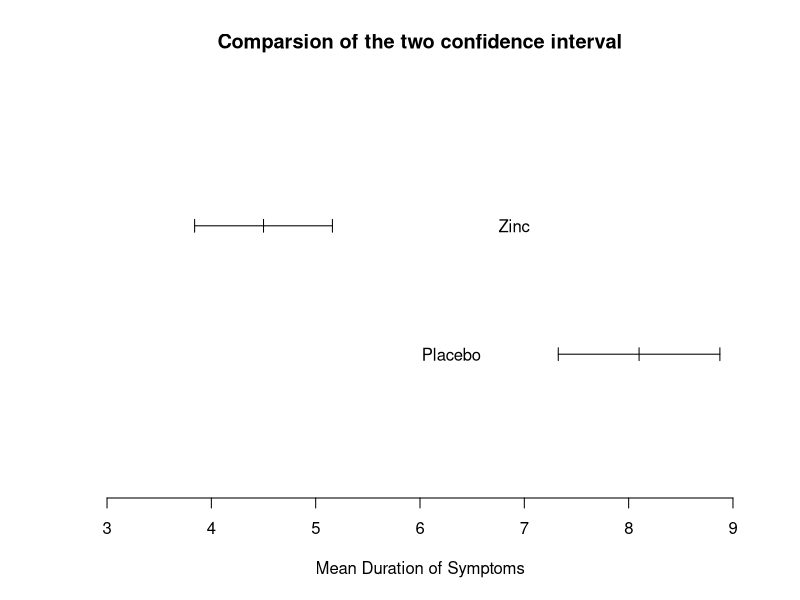
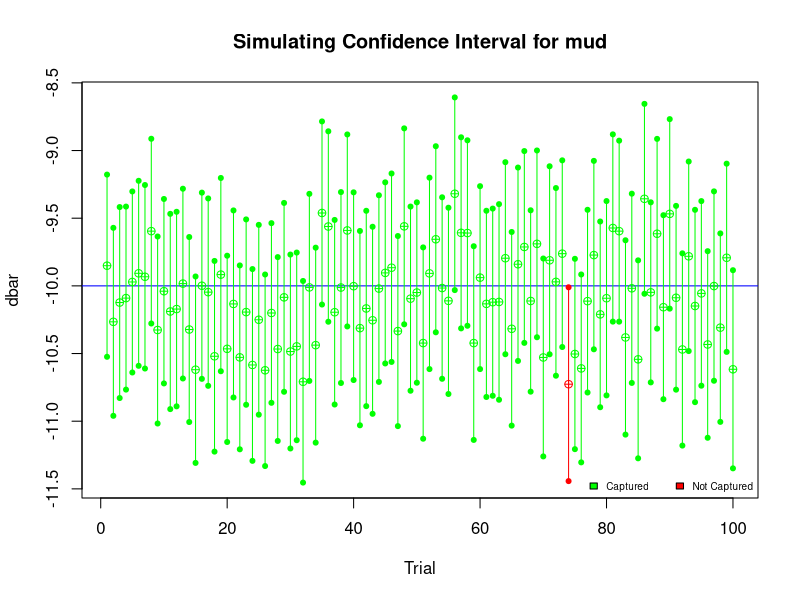

The R script that drew these images, in order:
## ---- chunk 1
n1 = 64; mu1 = 27.5; sd1 = 2
n2 = 100; mu2 = 24; sd2 = 2
se2 = sd2/sqrt(n2); se2
## ---- chunk 2
mud = mu1 - mu2;mud
sed = sqrt(sd1^2/n1 + sd2^2/n2);sed
## ---- chunk 3
n1 = 25;n2 = 23
mu1 = 4.5; mu2 = 8.1
sd1 = 1.6/sqrt(25); sd2 = 1.8/sqrt(23)
t <- qt((1 - 0.95)/2, df = 24, lower.tail = F);t
## ---- chunk 4
mu1 - t * sd1; mu1 + t * sd1
## ---- chunk 5
mu2 - t * sd2; mu2 + t * sd2
## ---- chunk 6
plot(c(0,3),type='n',xlim=c(3,9),xlab='Mean Duration of Symptoms',ylab='',axes=F,
     main='Comparsion of the two confidence interval')

lines(c(3.8396,5.1604),c(2,2))
text(6.9,2,labels='Zinc')
lines(c(mu1 - t * sd1, mu1 - t * sd1),c(1.95,2.05))
lines(c(mu1, mu1),c(1.95,2.05))
lines(c(mu1 + t * sd1, mu1 + t * sd1),c(1.95,2.05))

lines(c(7.3254, 8.8746),c(1,1))
text(6.3,1,labels='Placebo')
lines(c(mu2 - t * sd2, mu2 - t * sd2),c(0.95,1.05))
lines(c(mu2, mu2),c(0.95,1.05))
lines(c(mu2 + t * sd2,mu2 + t * sd2),c(0.95,1.05))

axis(1)
## ---- chunk 7
n = 20;mu1 = 66.7; mu2 = 64.9; dbar = 1.8; sd = 2.1
se = sd/sqrt(20);se
t = qt((1 - 0.95)/2, df = 19, lower.tail = F)
CI.up = dbar + t * se; CI.up
CI.low = dbar - t* se; CI.low
## ---- chunk 8
Group1 <- c(72,84,66,72,62,84,76,60);n1 = 8;mu1 = mean(Group1);sd1 = sd(Group1)
Group2 <- c(62,72,60,63,75,64,60,52,64,80,68,64);n2 = 12;mu2 = mean(Group2);sd2 = sd(Group2)
t.test(Group1, Group2, alternative = 'two.sided', var.equal = F, paired = F, conf.level = 0.95)
## ---- chunk 9
sp = sqrt(((n1-1)*sd1^2 + (n2-1)*sd2^2)/(n1+n2-2));sp
se.pooled = sp*sqrt(1/n1 + 1/n2);se.pooled
df.pooled = n1 + n2 - 2;df.pooled
t <- qt((1-0.95)/2, df = df.pooled, lower.tail = F);t
CI.up = (mu1 - mu2) + t * se.pooled;CI.up
CI.low = (mu1 - mu2) - t * se.pooled;CI.low

#T-test var equal決定是不是pooled
t.test(Group1, Group2, alternative = 'two.sided', var.equal = T, paired = F, conf.level = 0.95)
## ---- chunk 10
n1 = 16;mu1 = 113.75;sd1 = 22.64#Alcohol
n2 = 16;mu2 = 99.87;sd2 = 12.04#Placebo
se = sqrt(sd1^2/n1 + sd2^2/n2);se
## ---- chunk 11
t <- qt((1-0.95)/2, df = 22, lower.tail = F);t
CI.up = (mu1 - mu2) + t * se;CI.up
CI.low = (mu1 - mu2) - t * se;CI.low
## ---- chunk 12
Dominant = c(22,19,18,17,15,16,16,20,17,15,17,17,14,20,26)
Undominant = c(18,15,13,16,17,16,14,16,20,15,17,17,16,18,25)
t.test(Dominant, Undominant, alternative = "two.sided", paired = T, var.equal = F, conf.level = 0.90)#paired = T成對資料與x = diff, y = NULL結果一樣
## ---- chunk 13
Simd_CI <- function (n, mu1, mu2, sd1, sd2, m, conf.level){
  #成對樣本只需要一個n
  prob <- (1 - conf.level)/2#雙尾信賴區間
  t.value <- qt(prob, df = n - 1, lower.tail = F)#找T-Value
  
  dbar = c()
  se.d = c()
  mud = mu1 - mu2
  
  CI.half = c()
  CI.up = c()
  CI.lower = c()
  Check = c()#有沒有包含理論值的mud
  
  #取樣M次，每次n人
  for (i in 1:m) {
    x1 <- rnorm(n, mean = mu1, sd = sd1)
    x2 <- rnorm(n, mean = mu2, sd = sd2)
    dbar[i] <- mean(x1 - x2)
    se.d[i] <- sd(x1 - x2)/sqrt(n)
    
    #Calculate CIs
    CI.half[i] <- t.value * se.d[i]
    CI.up[i] <- dbar[i] + CI.half[i]
    CI.lower[i] <- dbar[i] - CI.half[i]
    
    if (CI.up[i] > mud & CI.lower[i] < mud){ 
      Check[i] <- 1 
    }else {
      Check[i] <- 0
    }
  }
  
  sd = sd(x1 - x2)#sqrt(var(x1) + var(x2)) #兩群體差的標準差
  
  plot(c(CI.up, CI.lower), type = 'n', #n是不畫圖，給空框架
       pch = 19, xlim = c(1, m), xlab = 'Trial',
       ylab = expression(dbar))
  
  abline(h = mud, col = 'blue')
  
  #Check whether each CI captures the mud
  for (i in 1:m){
    if (Check[i] == 1) {
      points(i, dbar[i], col = 'green', pch = 10)
      points(i, CI.up[i], col = 'green', pch = 20)
      points(i, CI.lower[i], col = 'green', pch = 20)
      lines(c(i, i), c(CI.lower[i], CI.up[i]), col = 'green', pch = 19)
    }else{
      points(i, dbar[i], col = 'red', pch = 10)
      points(i, CI.up[i], col = 'red', pch = 20)
      points(i, CI.lower[i], col = 'red', pch = 20)
      lines(c(i, i), c(CI.lower[i], CI.up[i]), col = 'red', pch = 19)
    }
  }
  
  title('Simulating Confidence Interval for mud')
  
  legend('bottomright', cex = 0.6, bty = 'n', ncol = 2,
         c('Captured', 'Not Captured'),
         fill = c('green', 'red'))
  
  NO.Captured <- m-sum(Check)
  RESULT <- list(Trial = m, Sample.Size = n,
                 Population.Differences.Mean = mud, 
                 Population.Differences.sd  = sd,
                 Confidence = conf.level,
                 NO.Captured = NO.Captured)
  
  return(RESULT)
}
Simd_CI(1000, 80, 90, 10, 5, 100, 0.95)
